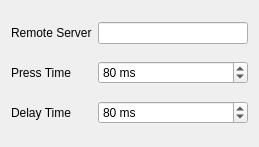
<?xml version="1.0" encoding="UTF-8"?>
<ui version="4.0">
 <class>Remote</class>
 <widget class="QWidget" name="Remote">
  <property name="geometry">
   <rect>
    <x>0</x>
    <y>0</y>
    <width>259</width>
    <height>147</height>
   </rect>
  </property>
  <property name="windowTitle">
   <string>Form</string>
  </property>
  <layout class="QGridLayout" name="gridLayout">
   <item row="0" column="0">
    <widget class="QLabel" name="label_3">
     <property name="text">
      <string>Remote Server</string>
     </property>
    </widget>
   </item>
   <item row="0" column="1">
    <widget class="QLineEdit" name="server_addr"/>
   </item>
   <item row="1" column="0">
    <widget class="QLabel" name="label">
     <property name="text">
      <string>Press Time</string>
     </property>
    </widget>
   </item>
   <item row="1" column="1">
    <widget class="QSpinBox" name="press_ms">
     <property name="suffix">
      <string> ms</string>
     </property>
     <property name="prefix">
      <string/>
     </property>
     <property name="minimum">
      <number>10</number>
     </property>
     <property name="maximum">
      <number>200</number>
     </property>
     <property name="singleStep">
      <number>20</number>
     </property>
     <property name="value">
      <number>80</number>
     </property>
    </widget>
   </item>
   <item row="2" column="0">
    <widget class="QLabel" name="label_2">
     <property name="text">
      <string>Delay Time</string>
     </property>
    </widget>
   </item>
   <item row="2" column="1">
    <widget class="QSpinBox" name="delay_ms">
     <property name="suffix">
      <string> ms</string>
     </property>
     <property name="prefix">
      <string/>
     </property>
     <property name="minimum">
      <number>10</number>
     </property>
     <property name="maximum">
      <number>200</number>
     </property>
     <property name="singleStep">
      <number>20</number>
     </property>
     <property name="value">
      <number>80</number>
     </property>
    </widget>
   </item>
  </layout>
 </widget>
 <resources/>
 <connections/>
</ui>
